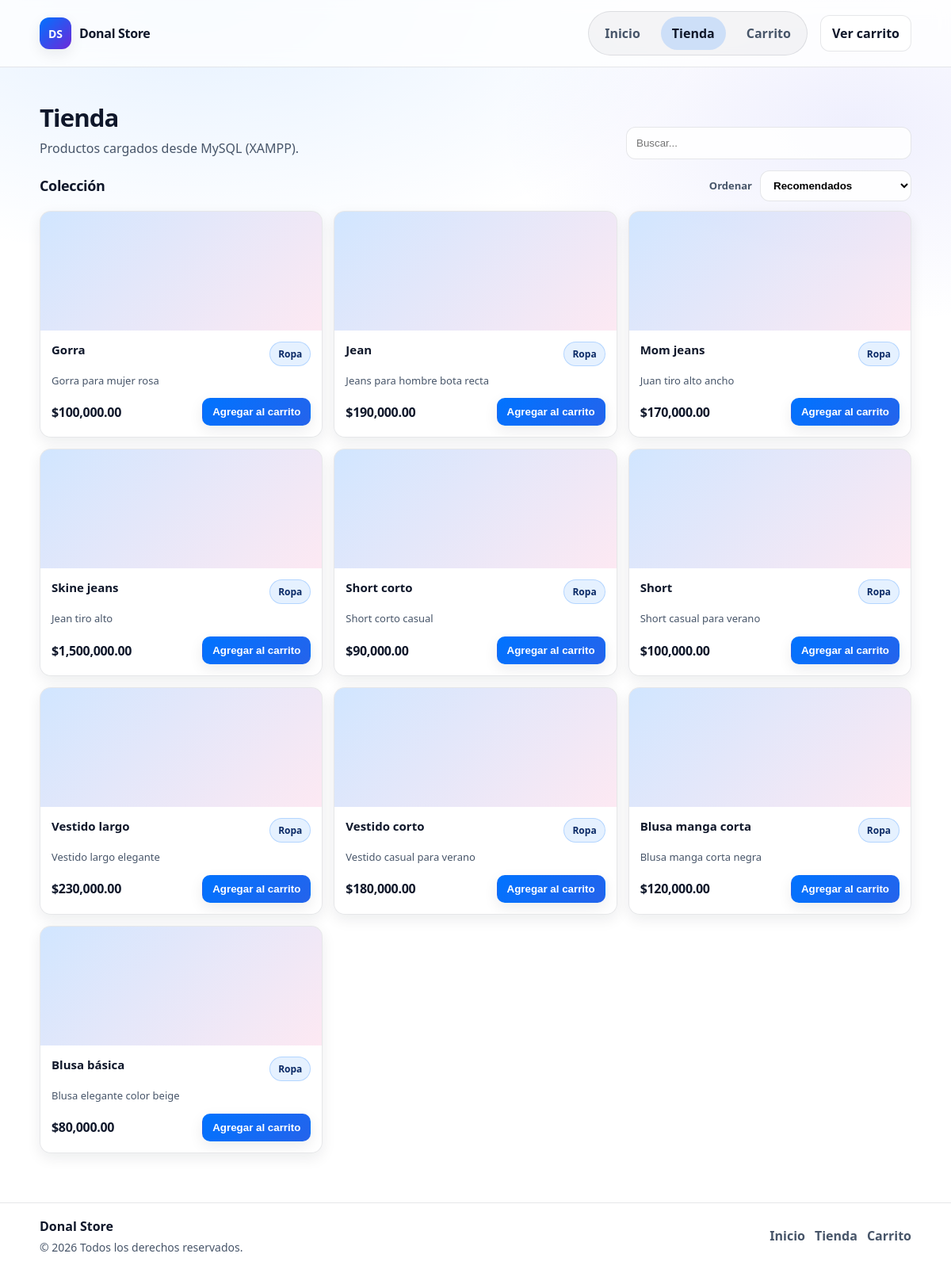
Screenshot of /pages/products.php with the database file from the repository.
### tables this page shows
CREATE TABLE productos (
    id INT AUTO_INCREMENT PRIMARY KEY,
    nombre VARCHAR(150) NOT NULL,
    descripcion TEXT,
    precio DECIMAL(10,2) NOT NULL,
    stock INT DEFAULT 0,
    fecha_creacion TIMESTAMP DEFAULT CURRENT_TIMESTAMP
);

### pages/products.php (the view, shortened to what this page needs)
<?php
$pdo = ConexionBaseDatos();
$stmt = $pdo->query("SELECT id, nombre, descripcion, precio, stock FROM productos ORDER BY id DESC");
$productos = $stmt->fetchAll();
?>
<!DOCTYPE html>
<html lang="es">
<head>
  <link rel="stylesheet" href="../styles/productos.css" />
</head>
<body>
  <header class="site-header">
    <div class="container header-inner">
      <a class="brand" href="home.php" aria-label="Donal Store - Inicio">
        <span class="brand-mark">DS</span>
        <span class="brand-name">Donal Store</span>
      </a>
      <nav class="nav" aria-label="Navegación principal">
        <a href="home.php" class="nav-link">Inicio</a>
        <a href="products.php" class="nav-link is-active">Tienda</a>
        <a href="carrito.php" class="nav-link">Carrito</a>
      </nav>
      <div class="header-actions">
        <a class="btn btn-ghost" href="carrito.php">Ver carrito</a>
      </div>
    </div>
  </header>
  <main class="section">
    <div class="container">
      <div class="page-head">
        <div>
          <h1 class="page-title">Tienda</h1>
          <p class="page-subtitle">Productos cargados desde MySQL (XAMPP).</p>
        </div>
        <form class="search" action="#" method="get">
          <input id="q" class="input" type="search" placeholder="Buscar..." />
        </form>
      </div>
      <section class="products" aria-label="Listado de productos">
        <div class="products-head">
          <h2 class="products-title">Colección</h2>
          <div class="sort">
            <label class="sort-label" for="sort">Ordenar</label>
            <select id="sort" class="select">
              <option>Recomendados</option>
            </select>
          </div>
        </div>
        <div class="grid">
          <?php foreach ($productos as $p): ?>
            <article class="product-card"
              data-id="<?= (int)$p['id'] ?>"
              data-name="<?= htmlspecialchars($p['nombre'], ENT_QUOTES, 'UTF-8') ?>"
              data-price="<?= (float)$p['precio'] ?>"
            >
              <div class="media"></div>
              <div class="body">
                <div class="top">
                  <h3 class="title"><?= htmlspecialchars($p['nombre']) ?></h3>
                  <span class="tag">Ropa</span>
                </div>
                <p class="desc"><?= htmlspecialchars($p['descripcion'] ?? '') ?></p>
                <div class="bottom">
                  <span class="price">$<?= number_format((float)$p['precio'], 2) ?></span>
                  <button class="btn btn-primary btn-small add-to-cart" type="button">Agregar al carrito</button>
                </div>
              </div>
            </article>
          <?php endforeach; ?>
        </div>
      </section>
    </div>
  </main>
  <footer class="footer">
    <div class="container footer-inner">
      <div>
        <div class="footer-brand">Donal Store</div>
        <div class="footer-muted">© 2026 Todos los derechos reservados.</div>
      </div>
      <div class="footer-links">
        <a href="home.php">Inicio</a>
        <a href="products.php">Tienda</a>
        <a href="carrito.php">Carrito</a>
      </div>
    </div>
  </footer>
</body>
</html>

### rows the page displays
productos: nombre "Gorra", descripcion "Gorra para mujer rosa", precio "100,000.00"
productos: nombre "Jean", descripcion "Jeans para hombre bota recta", precio "190,000.00"
productos: nombre "Mom jeans", descripcion "Juan tiro alto ancho", precio "170,000.00"
productos: nombre "Skine jeans", descripcion "Jean tiro alto", precio "1,500,000.00"
productos: nombre "Short corto", descripcion "Short corto casual", precio "90,000.00"
productos: nombre "Short", descripcion "Short casual para verano", precio "100,000.00"
productos: nombre "Vestido largo", descripcion "Vestido largo elegante", precio "230,000.00"
productos: nombre "Vestido corto", descripcion "Vestido casual para verano", precio "180,000.00"
productos: nombre "Blusa manga corta", descripcion "Blusa manga corta negra", precio "120,000.00"
productos: nombre "Blusa básica", descripcion "Blusa elegante color beige", precio "80,000.00"
